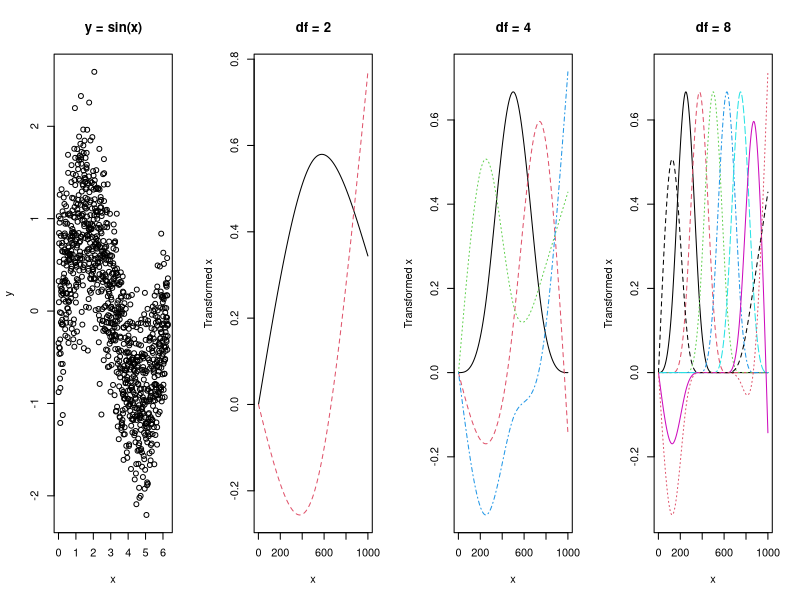

This chart was generated by the following R code:
## ---- chunk 1
rm(list = ls())
## ---- chunk 2
library(splines)
set.seed(57)
n <- 1000
x <- seq(0, 2*pi, length.out = n)
y <- sin(x) + rnorm(n, mean = 0, sd = 0.5)
spline_terms_df2 <- ns(x, df = 2)
spline_terms_df4 <- ns(x, df = 4)
spline_terms_df8 <- ns(x, df = 8)
par(mfrow = c(1,4))
plot(x, y, main = "y = sin(x)")
matplot(spline_terms_df2, type = "l", xlab = "x", ylab = "Transformed x", main = "df = 2")
matplot(spline_terms_df4, type = "l", xlab = "x", ylab = "Transformed x", main = "df = 4")
matplot(spline_terms_df8, type = "l", xlab = "x", ylab = "Transformed x", main = "df = 8")
